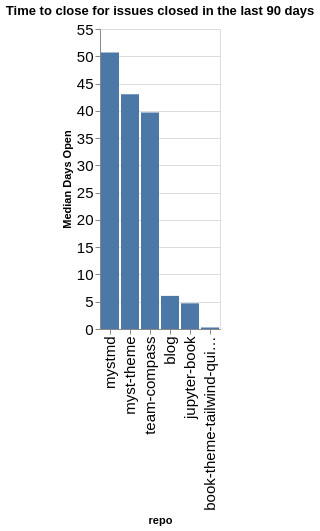

This figure's notebook cell:
### Code cell
time_open = closed.groupby(['org', 'repo']).agg({'time_open': 'median'}).reset_index()
time_open['time_open'] = time_open['time_open'] / (60 * 60 * 24)
time_open['org/repo'] = time_open.apply(lambda a: a['org'] + '/' + a['repo'], axis=1)
sorted_vals = time_open.sort_values(['org', 'time_open'], ascending=False)['repo'].values
alt.Chart(data=time_open, title=f"Time to close for issues closed in the last {n_days} days").mark_bar().encode(
    x=alt.X('repo', sort=alt.Sort(sorted_vals.tolist())),
    y=alt.Y('time_open', title="Median Days Open"),
)

### Figure 1 — Vega-Lite specification as saved in the notebook (floating-point values rounded to 4 significant figures)
{"config": {"axisLeft": {"labelFontSize": 15}, "axisBottom": {"labelFontSize": 15}}, "data": {"name": "data-49e07698d6716d09af2f86bd21e1167e"}, "mark": {"type": "bar"}, "encoding": {"x": {"field": "repo", "sort": ["mystmd", "myst-theme", "team-compass", "blog", "jupyter-book", "book-theme-tailwind-quickstart"], "type": "nominal"}, "y": {"field": "time_open", "title": "Median Days Open", "type": "quantitative"}}, "title": "Time to close for issues closed in the last 90 days", "$schema": "https://vega.github.io/schema/vega-lite/v5.20.1.json", "datasets": {"data-49e07698d6716d09af2f86bd21e1167e": [{"org": "jupyter-book", "repo": "blog", "time_open": 6.07, "org/repo": "jupyter-book/blog"}, {"org": "jupyter-book", "repo": "book-theme-tailwind-quickstart", "time_open": 0.2781, "org/repo": "jupyter-book/book-theme-tailwind-quickstart"}, {"org": "jupyter-book", "repo": "jupyter-book", "time_open": 4.706, "org/repo": "jupyter-book/jupyter-book"}, {"org": "jupyter-book", "repo": "myst-theme", "time_open": 43.05, "org/repo": "jupyter-book/myst-theme"}, {"org": "jupyter-book", "repo": "mystmd", "time_open": 50.67, "org/repo": "jupyter-book/mystmd"}, {"org": "jupyter-book", "repo": "team-compass", "time_open": 39.68, "org/repo": "jupyter-book/team-compass"}]}}
